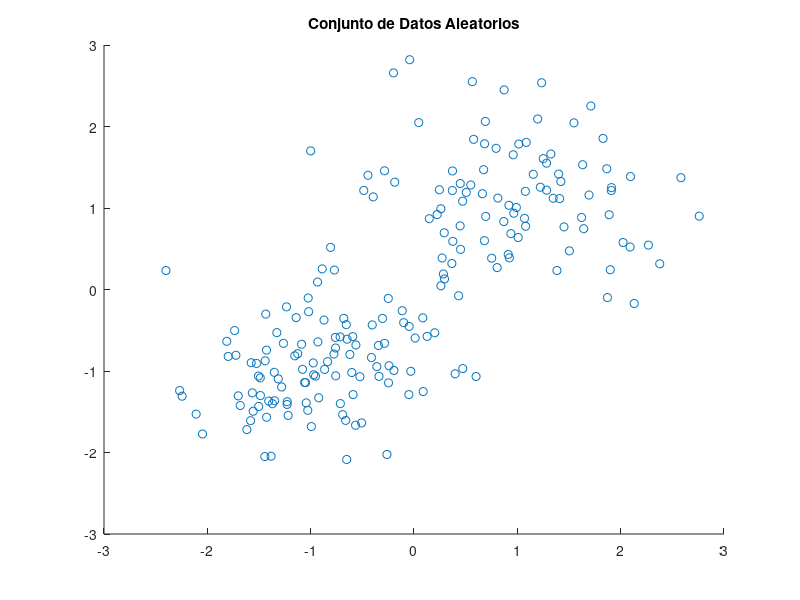

This chart was generated by the following MATLAB code: (Note: this script raises an error after producing the figure.)
% Generar datos aleatorios
rng(1); % Fijar la semilla para reproducibilidad
data = [randn(100,2)*0.75+ones(100,2);
 randn(100,2)*0.5-ones(100,2)];
% Visualizar los datos
figure;
scatter(data(:,1), data(:,2));
title('Conjunto de Datos Aleatorios');
% Aplicar Mean Shift
bandwidth = 1.0; % Parámetro de ancho de banda
[cluster_centers, assignments] = MeanShiftCluster(data, bandwidth);
% Visualizar los clusters
figure;
gscatter(data(:,1), data(:,2), assignments);
hold on;
plot(cluster_centers(:,1), cluster_centers(:,2), 'kx', 'MarkerSize', 15, 'LineWidth', 3);
title('Resultados de Mean Shift');
legend('Cluster 1', 'Cluster 2', 'Centroides');
hold off;
% Función para Mean Shift
function [cluster_centers, assignments] = MeanShiftCluster(data, bandwidth)
 [n, m] = size(data);
 cluster_centers = zeros(0, m);
 assignments = zeros(n, 1);

 % Loop sobre los puntos de datos
 for i = 1:n
 x = data(i, :);
 while true
 % Calcular la distancia euclidiana
 distances = sqrt(sum((data - x).^2, 2)); 
 % Encontrar puntos dentro del ancho de banda
 within_bandwidth = distances <= bandwidth;
 num_within_bandwidth = sum(within_bandwidth);

 % Calcular el nuevo centro como la media de los puntos dentro del ancho de banda
 new_center = sum(data(within_bandwidth, :), 1) / num_within_bandwidth;

 % Si el nuevo centro es igual al centro anterior, detener el bucle
 if norm(new_center - x) < 1e-5
 break;
 end

 x = new_center;
 end

 % Asignar el punto al centro correspondiente
 if isempty(cluster_centers) || ~ismember(x, cluster_centers, 'rows')
 cluster_centers = [cluster_centers; x];
 end
 [~, cluster_index] = ismember(x, cluster_centers, 'rows');
 assignments(i) = cluster_index;
 end
end 
